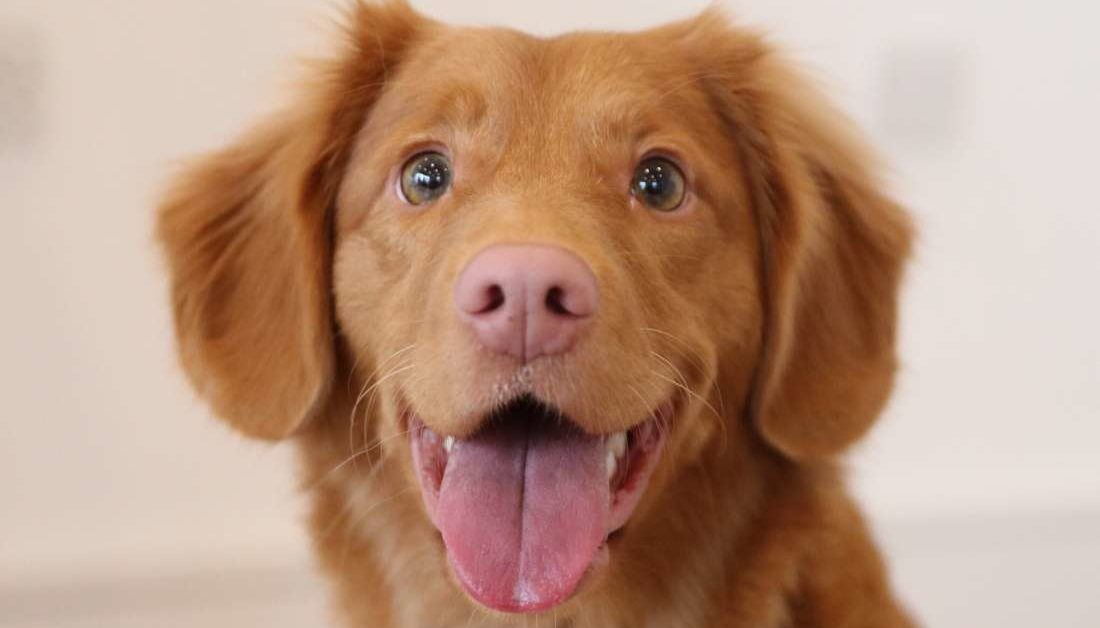
#> input picture img/dog1.jpg, 1100 x 628 px
$ python main.py
#> lines starting #> are read from the running program, lines starting #| are printed output that depends on the picture; after the words box and inside, x2 and y2 are one past the last pixel; in counts of white or black regions, pixels touching at a corner belong together; pictures that were not available may be replaced by others from this repository, and a replacement may not be noted
import cv2
import ntpath
from matplotlib import pyplot as plt

image_directory = 'img/'
output_directory = 'output/'


def view_image(image, name_of_window):
    cv2.namedWindow(name_of_window, cv2.WINDOW_NORMAL)
    cv2.imshow(name_of_window, image)
    cv2.waitKey(0)
    cv2.destroyAllWindows()


def view_cropped():
    image = cv2.imread(image_directory + 'dog1.jpg')
#> image is the input picture: shape (628, 1100, 3); mean B, G, R 127.5, 149.3, 185.1
    cropped = image[40:500, 500:2000]
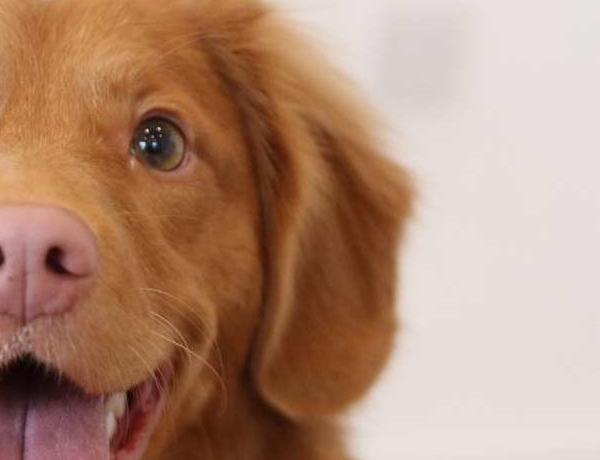
#> cropped: shape (460, 600, 3); mean B, G, R 117.4, 139.8, 176.5

    view_image(image, 'Before Cropped')
    view_image(cropped, 'After Cropped')

    cv2.imwrite(output_directory + 'dog1_cropped.jpg', cropped)


def view_resized():
    image = cv2.imread(image_directory + 'dog2.jpg')

    scale_percent = 20  # Процент от изначального размера
    width = int(image.shape[1] * scale_percent / 100)
#> width = 220
    height = int(image.shape[0] * scale_percent / 100)
#> height = 125
    dim = (width, height)
#> dim = (220, 125)
    resized = cv2.resize(image, dim, interpolation=cv2.INTER_AREA)

    view_image(image, "Before changing size")
    view_image(resized, "After changing size to 20 %")

    cv2.imwrite(output_directory + 'dog2_resized.jpg', resized)


def view_rotated():
    image = cv2.imread(image_directory + 'dog3.jpg')
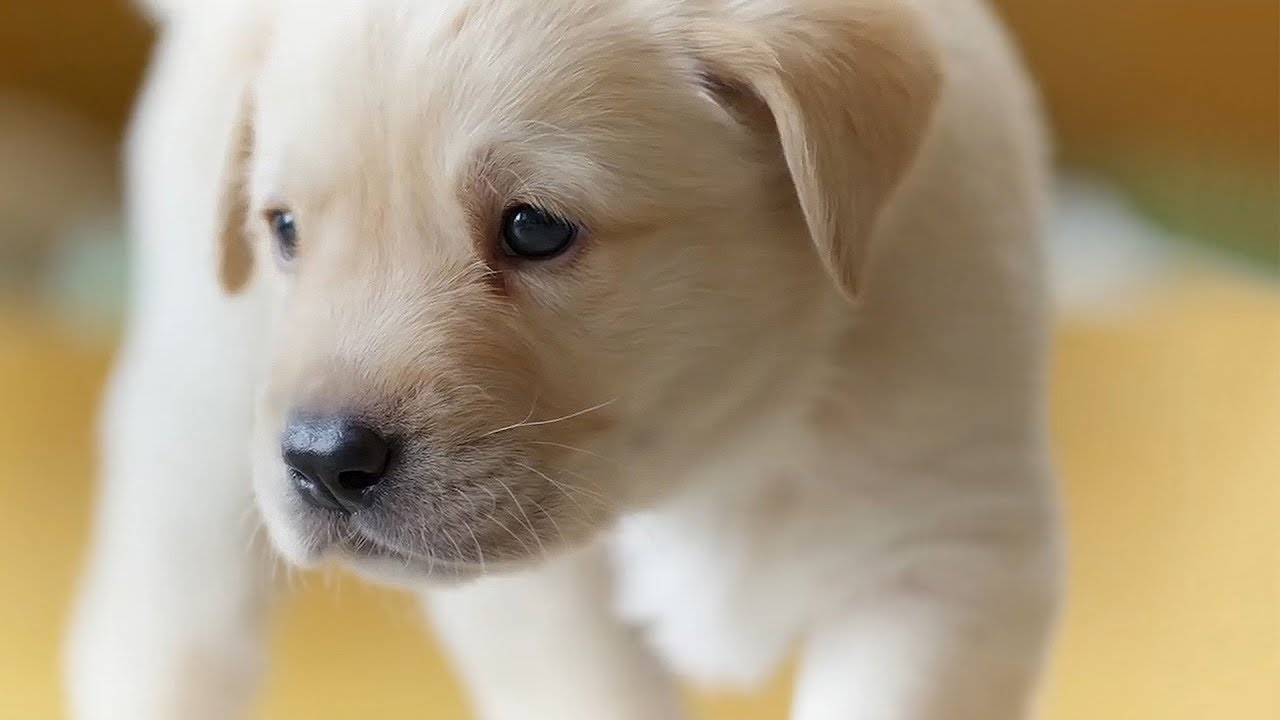
#> input picture img/dog3.jpg, 1280 x 720 px
#> image is the input picture: shape (720, 1280, 3); mean B, G, R 126.5, 153.8, 170.3

    (h, w, d) = image.shape
#> h = 720; w = 1280; d = 3
    center = (w // 2, h // 2)
#> center = (640, 360)
    M = cv2.getRotationMatrix2D(center, 180, 1.0)
    rotated = cv2.warpAffine(image, M, (w, h))
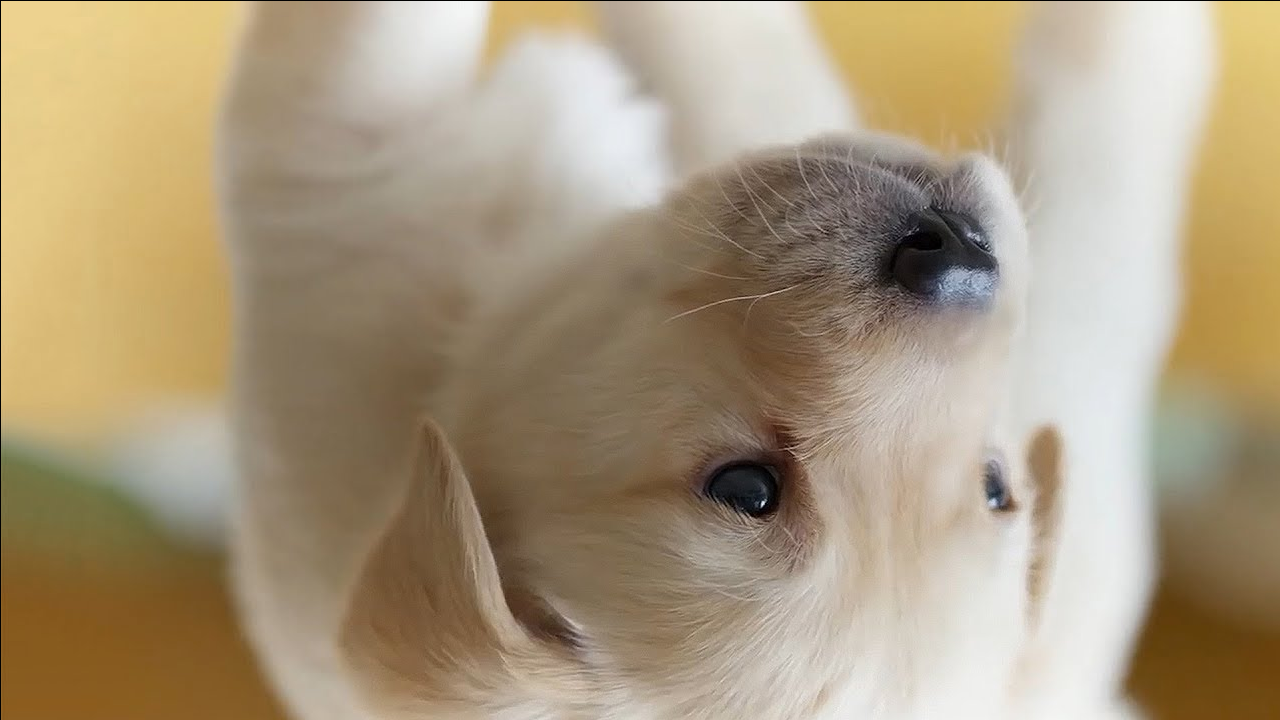
#> rotated: shape (720, 1280, 3); mean B, G, R 126.2, 153.5, 169.9

    view_image(image, "Before")
    view_image(rotated, "After rotation")

    cv2.imwrite(output_directory + 'dog3_rotated.jpg', rotated)


def view_gray_and_threshold():
    image = cv2.imread(image_directory + 'dog4.jpg')
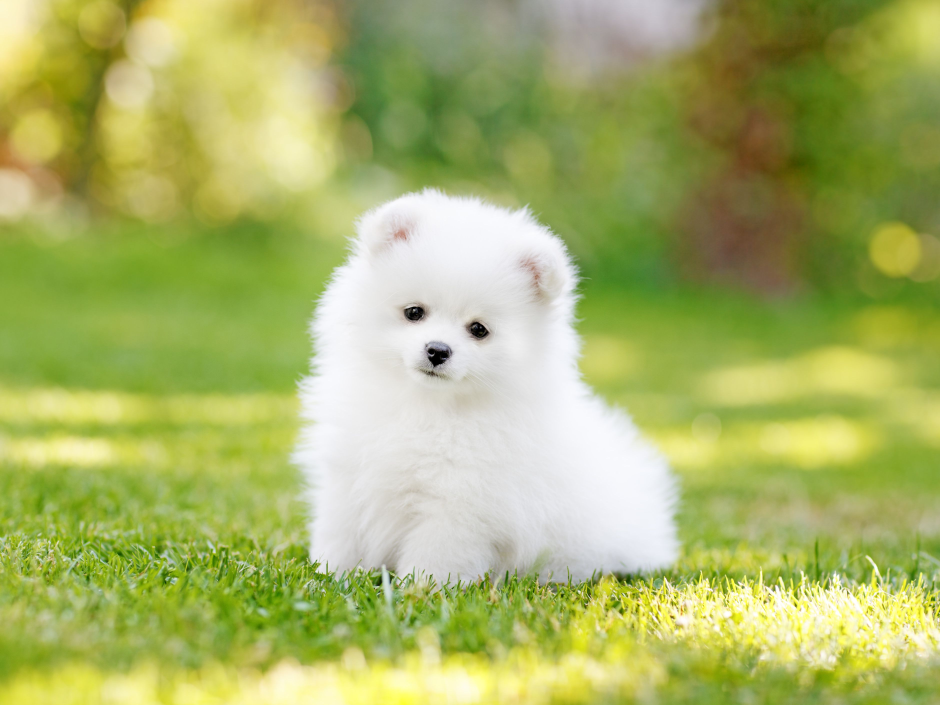
#> input picture img/dog4.jpg, 3760 x 2820 px (shown at 1/4 size)
#> image is the input picture: shape (2820, 3760, 3); mean B, G, R 103.3, 178.8, 168.4

    gray_image = cv2.cvtColor(image, cv2.COLOR_BGR2GRAY)
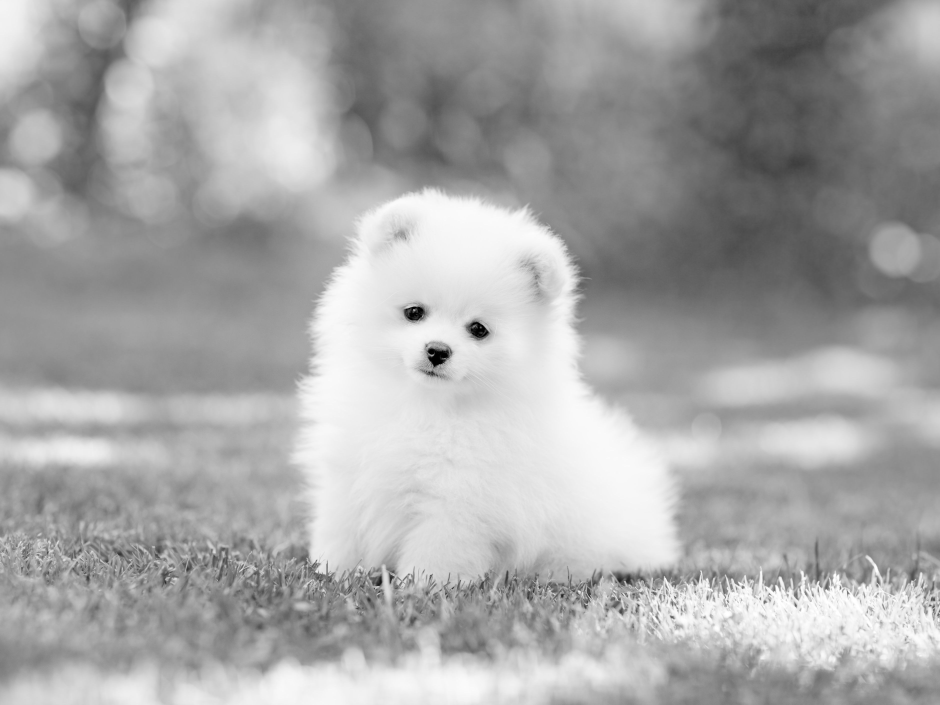
#> gray_image: shape (2820, 3760) (shown at 1/4 size); min 0, max 255, mean 167.1
    ret, threshold_image = cv2.threshold(gray_image, 127, 255, 0)
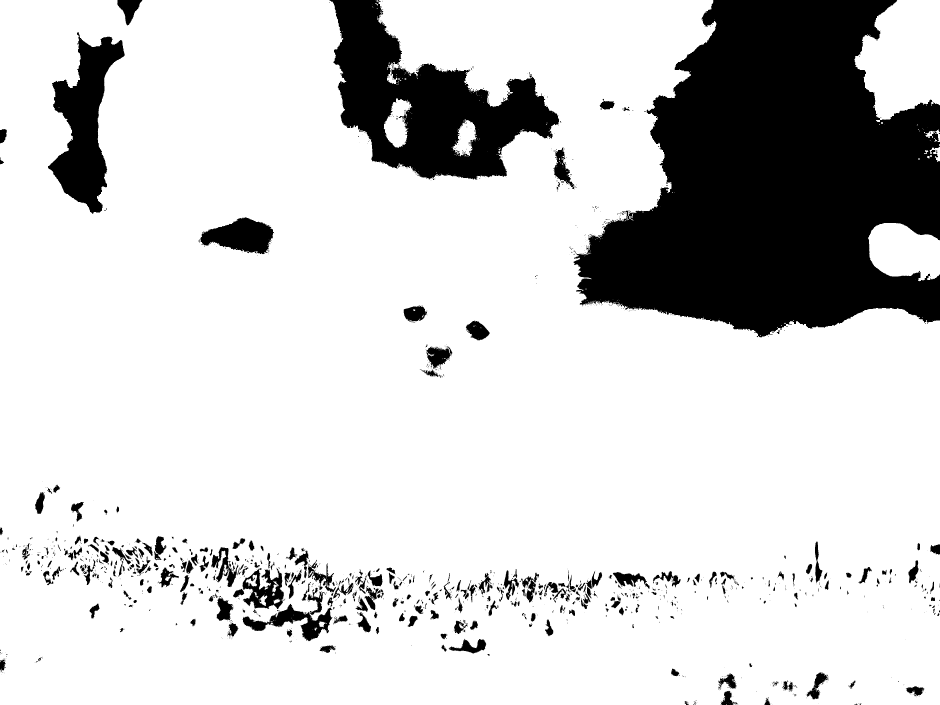
#> threshold_image: shape (2820, 3760) (shown at 1/4 size); 81.5% white; 1600 black regions (1128 under 20 px), largest, box (x1, y1, x2, y2) and area: (2294, 0, 3760, 1349) 1312562, (1317, 0, 2237, 720) 303441, (192, 129, 500, 856) 102312

    view_image(image, "Before")
    view_image(gray_image, "Gray")
    view_image(threshold_image, "Threshold")

    cv2.imwrite(output_directory + 'dog4_gray.jpg', gray_image)
    cv2.imwrite(output_directory + 'dog4_threshold.jpg', threshold_image)


# [80 lines left out: functions view_blurred, view_rectangle, view_line, view_text, find_faces, view_faces, not called in this run]


if __name__ == '__main__':
    view_cropped()
    view_resized()
    view_rotated()
    view_gray_and_threshold()
    view_blurred()
    view_rectangle()
    view_line()
    view_text()
    view_faces()
